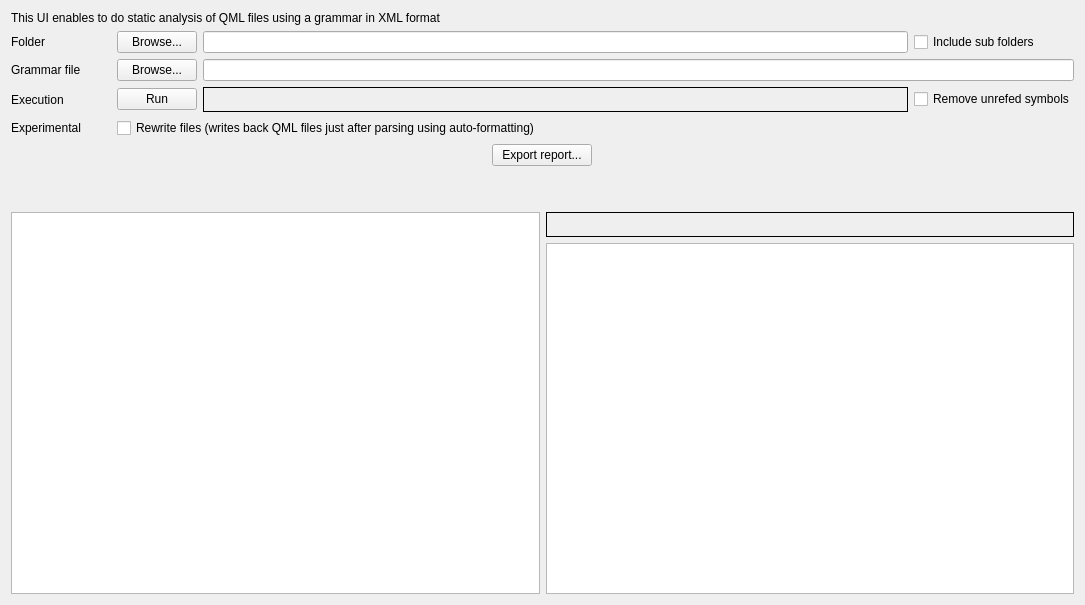
<?xml version="1.0" encoding="UTF-8"?>
<ui version="4.0">
 <class>CCodeAnalyzerView</class>
 <widget class="QWidget" name="CCodeAnalyzerView">
  <property name="geometry">
   <rect>
    <x>0</x>
    <y>0</y>
    <width>1085</width>
    <height>605</height>
   </rect>
  </property>
  <property name="windowTitle">
   <string>Form</string>
  </property>
  <layout class="QVBoxLayout" name="verticalLayout">
   <item>
    <widget class="QLabel" name="label_4">
     <property name="text">
      <string>This UI enables to do static analysis of QML files using a grammar in XML format</string>
     </property>
    </widget>
   </item>
   <item>
    <layout class="QVBoxLayout" name="verticalLayout_2">
     <item>
      <layout class="QHBoxLayout" name="horizontalLayout">
       <item>
        <widget class="QLabel" name="label">
         <property name="minimumSize">
          <size>
           <width>100</width>
           <height>0</height>
          </size>
         </property>
         <property name="maximumSize">
          <size>
           <width>100</width>
           <height>16777215</height>
          </size>
         </property>
         <property name="text">
          <string>Folder</string>
         </property>
        </widget>
       </item>
       <item>
        <widget class="QPushButton" name="browseDirectory">
         <property name="minimumSize">
          <size>
           <width>80</width>
           <height>0</height>
          </size>
         </property>
         <property name="maximumSize">
          <size>
           <width>80</width>
           <height>16777215</height>
          </size>
         </property>
         <property name="text">
          <string>Browse...</string>
         </property>
        </widget>
       </item>
       <item>
        <widget class="QLineEdit" name="directoryName"/>
       </item>
       <item>
        <widget class="QCheckBox" name="includeSubFolders">
         <property name="minimumSize">
          <size>
           <width>160</width>
           <height>0</height>
          </size>
         </property>
         <property name="maximumSize">
          <size>
           <width>160</width>
           <height>16777215</height>
          </size>
         </property>
         <property name="text">
          <string>Include sub folders</string>
         </property>
        </widget>
       </item>
      </layout>
     </item>
     <item>
      <layout class="QHBoxLayout" name="horizontalLayout_3">
       <item>
        <widget class="QLabel" name="label_2">
         <property name="minimumSize">
          <size>
           <width>100</width>
           <height>0</height>
          </size>
         </property>
         <property name="maximumSize">
          <size>
           <width>100</width>
           <height>16777215</height>
          </size>
         </property>
         <property name="text">
          <string>Grammar file</string>
         </property>
        </widget>
       </item>
       <item>
        <widget class="QPushButton" name="browseRuleFile">
         <property name="minimumSize">
          <size>
           <width>80</width>
           <height>0</height>
          </size>
         </property>
         <property name="maximumSize">
          <size>
           <width>80</width>
           <height>16777215</height>
          </size>
         </property>
         <property name="text">
          <string>Browse...</string>
         </property>
        </widget>
       </item>
       <item>
        <widget class="QLineEdit" name="ruleFileName"/>
       </item>
      </layout>
     </item>
     <item>
      <layout class="QHBoxLayout" name="horizontalLayout_4">
       <item>
        <widget class="QLabel" name="label_3">
         <property name="minimumSize">
          <size>
           <width>100</width>
           <height>0</height>
          </size>
         </property>
         <property name="maximumSize">
          <size>
           <width>100</width>
           <height>16777215</height>
          </size>
         </property>
         <property name="text">
          <string>Execution</string>
         </property>
        </widget>
       </item>
       <item>
        <widget class="QPushButton" name="runButton">
         <property name="minimumSize">
          <size>
           <width>80</width>
           <height>0</height>
          </size>
         </property>
         <property name="maximumSize">
          <size>
           <width>80</width>
           <height>16777215</height>
          </size>
         </property>
         <property name="text">
          <string>Run</string>
         </property>
        </widget>
       </item>
       <item>
        <widget class="QLabel" name="statusText">
         <property name="minimumSize">
          <size>
           <width>0</width>
           <height>25</height>
          </size>
         </property>
         <property name="frameShape">
          <enum>QFrame::Box</enum>
         </property>
         <property name="frameShadow">
          <enum>QFrame::Plain</enum>
         </property>
         <property name="text">
          <string/>
         </property>
        </widget>
       </item>
       <item>
        <widget class="QCheckBox" name="removeUnreferencedSymbols">
         <property name="minimumSize">
          <size>
           <width>160</width>
           <height>0</height>
          </size>
         </property>
         <property name="maximumSize">
          <size>
           <width>160</width>
           <height>16777215</height>
          </size>
         </property>
         <property name="text">
          <string>Remove unrefed symbols</string>
         </property>
        </widget>
       </item>
      </layout>
     </item>
     <item>
      <layout class="QHBoxLayout" name="horizontalLayout_6">
       <item>
        <widget class="QLabel" name="label_5">
         <property name="minimumSize">
          <size>
           <width>100</width>
           <height>0</height>
          </size>
         </property>
         <property name="maximumSize">
          <size>
           <width>16777215</width>
           <height>16777215</height>
          </size>
         </property>
         <property name="text">
          <string>Experimental</string>
         </property>
        </widget>
       </item>
       <item>
        <widget class="QCheckBox" name="rewriteFiles">
         <property name="maximumSize">
          <size>
           <width>500</width>
           <height>16777215</height>
          </size>
         </property>
         <property name="text">
          <string>Rewrite files (writes back QML files just after parsing using auto-formatting)</string>
         </property>
        </widget>
       </item>
       <item>
        <spacer name="horizontalSpacer">
         <property name="orientation">
          <enum>Qt::Horizontal</enum>
         </property>
         <property name="sizeHint" stdset="0">
          <size>
           <width>40</width>
           <height>20</height>
          </size>
         </property>
        </spacer>
       </item>
      </layout>
     </item>
     <item>
      <layout class="QHBoxLayout" name="horizontalLayout_5">
       <item>
        <widget class="QPushButton" name="exportReport">
         <property name="minimumSize">
          <size>
           <width>100</width>
           <height>0</height>
          </size>
         </property>
         <property name="maximumSize">
          <size>
           <width>100</width>
           <height>16777215</height>
          </size>
         </property>
         <property name="text">
          <string>Export report...</string>
         </property>
        </widget>
       </item>
      </layout>
     </item>
    </layout>
   </item>
   <item>
    <spacer name="verticalSpacer">
     <property name="orientation">
      <enum>Qt::Vertical</enum>
     </property>
     <property name="sizeType">
      <enum>QSizePolicy::Minimum</enum>
     </property>
     <property name="sizeHint" stdset="0">
      <size>
       <width>20</width>
       <height>40</height>
      </size>
     </property>
    </spacer>
   </item>
   <item>
    <layout class="QHBoxLayout" name="horizontalLayout_2">
     <item>
      <layout class="QVBoxLayout" name="verticalLayout_3">
       <item>
        <widget class="QTableView" name="errors">
         <property name="horizontalScrollBarPolicy">
          <enum>Qt::ScrollBarAlwaysOff</enum>
         </property>
         <property name="selectionMode">
          <enum>QAbstractItemView::SingleSelection</enum>
         </property>
         <property name="selectionBehavior">
          <enum>QAbstractItemView::SelectRows</enum>
         </property>
         <property name="sortingEnabled">
          <bool>true</bool>
         </property>
        </widget>
       </item>
      </layout>
     </item>
     <item>
      <layout class="QVBoxLayout" name="textEditLayout">
       <item>
        <widget class="QLabel" name="textEditTitle">
         <property name="minimumSize">
          <size>
           <width>0</width>
           <height>25</height>
          </size>
         </property>
         <property name="frameShape">
          <enum>QFrame::Box</enum>
         </property>
         <property name="text">
          <string/>
         </property>
        </widget>
       </item>
       <item>
        <widget class="CCodeEditor" name="textEdit">
         <property name="readOnly">
          <bool>false</bool>
         </property>
         <property name="centerOnScroll">
          <bool>true</bool>
         </property>
        </widget>
       </item>
      </layout>
     </item>
    </layout>
   </item>
  </layout>
 </widget>
 <customwidgets>
  <customwidget>
   <class>CCodeEditor</class>
   <extends>QPlainTextEdit</extends>
   <header>CCodeEditor.h</header>
  </customwidget>
 </customwidgets>
 <resources/>
 <connections/>
</ui>
